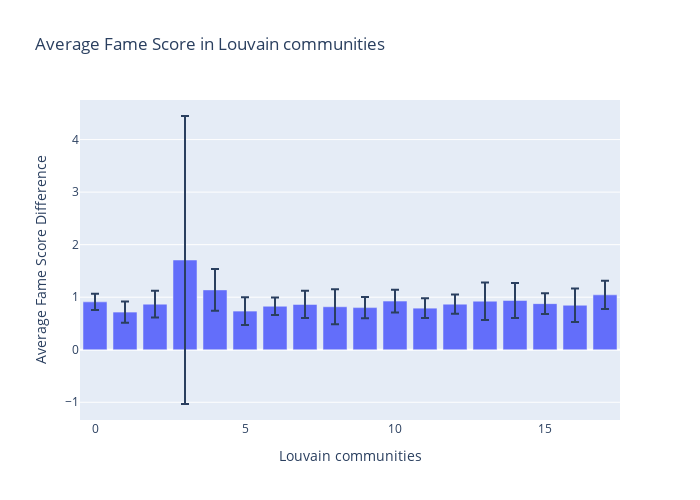

The notebook cell saved with this chart:
### Code cell
fig = px.bar(actor_louvain.groupby('louvain', as_index=False).agg(avg=('fameScore_diff','mean'), ci=('fameScore_diff',lambda x : 1.96*stats.sem(x))),
             x='louvain', 
             y='avg', 
             error_y='ci', 
             labels={'louvain': 'Louvain communities', 'fameScore_diff': 'Average Fame Score Difference'},
             title='Average Fame Score in Louvain communities')

fig.update_layout(xaxis_title='Louvain communities', yaxis_title='Average Fame Score Difference', height=500, width=700)

fig.show()

### Figure 1 — Plotly figure (JSON) as saved in the notebook; plotly's stock layout.template omitted (floating-point values rounded to 4 significant figures)
{"data": [{"alignmentgroup": "True", "error_y": {"array": [0.1527, 0.2029, 0.2551, 2.741, 0.3957, 0.2636, 0.1644, 0.2602, 0.3318, 0.2, 0.2167, 0.1867, 0.1831, 0.3566, 0.3334, 0.1994, 0.3171, 0.268]}, "hovertemplate": "Louvain communities=%{x}<br>avg=%{y}<extra></extra>", "legendgroup": "", "marker": {"color": "#636efa", "pattern": {"shape": ""}}, "name": "", "offsetgroup": "", "orientation": "v", "showlegend": false, "textposition": "auto", "type": "bar", "x": [0, 1, 2, 3, 4, 5, 6, 7, 8, 9, 10, 11, 12, 13, 14, 15, 16, 17], "xaxis": "x", "y": [0.9112, 0.7167, 0.8672, 1.708, 1.139, 0.7356, 0.8278, 0.8622, 0.8177, 0.8015, 0.9255, 0.7913, 0.8676, 0.9238, 0.9365, 0.8773, 0.8466, 1.045], "yaxis": "y"}], "layout": {"barmode": "relative", "height": 500, "legend": {"tracegroupgap": 0}, "title": {"text": "Average Fame Score in Louvain communities"}, "width": 700, "xaxis": {"anchor": "y", "domain": [0, 1], "title": {"text": "Louvain communities"}}, "yaxis": {"anchor": "x", "domain": [0, 1], "title": {"text": "Average Fame Score Difference"}}}}
